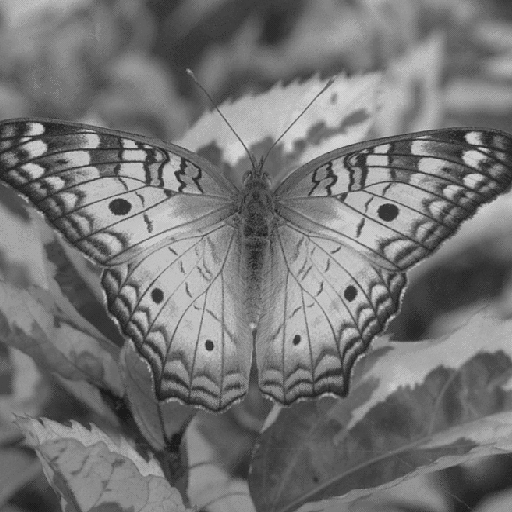
#> input picture images/butterfly.png, 512 x 512 px
$ python 1-2-combination.py images/butterfly.png images/city.png 1.0 1.0 out.png
#> lines starting #> are read from the running program, lines starting #| are printed output that depends on the picture
import sys
import cv2 as cv
import numpy as np

def main():
    if len(sys.argv) < 6:
        sys.exit("Parameters are missing")

    img1, img2 = cv.imread(sys.argv[1]), cv.imread(sys.argv[2])
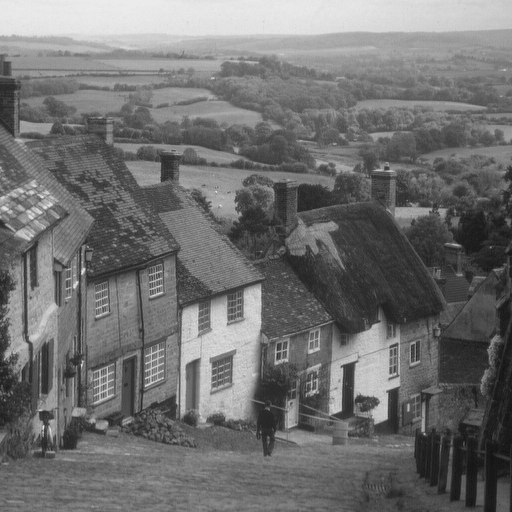
#> input picture images/city.png, 512 x 512 px
#> img1 is the input picture: shape (512, 512, 3); min 27, max 212, mean 116.8
#> img2 is the input picture: shape (512, 512, 3); min 16, max 235, mean 112.2
    A, B = float(sys.argv[3]), float(sys.argv[4])

    if img1 is None and img2 is None:
        sys.exit("Could not read the images")

    newImage = (img1 * A + img2 * B) / (A + B)
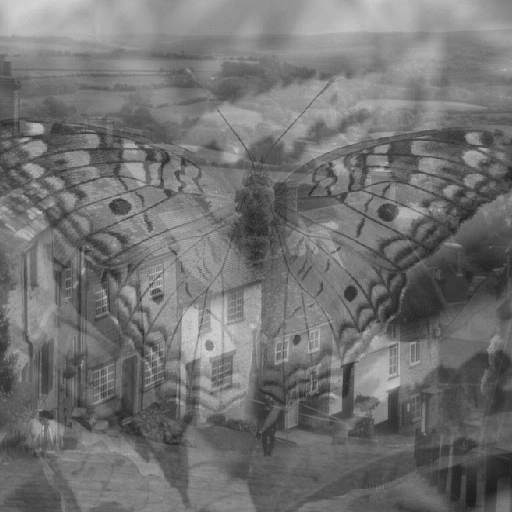
#> newImage: shape (512, 512, 3) float64; min 25, max 218, mean 114.5
    cv.imwrite(sys.argv[5], newImage)

if __name__ == "__main__":
    main()
